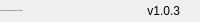
              <widget class="QFrame" name="bottomBar">
               <property name="minimumSize">
                <size>
                 <width>0</width>
                 <height>22</height>
                </size>
               </property>
               <property name="maximumSize">
                <size>
                 <width>16777215</width>
                 <height>22</height>
                </size>
               </property>
               <property name="frameShape">
                <enum>QFrame::NoFrame</enum>
               </property>
               <property name="frameShadow">
                <enum>QFrame::Raised</enum>
               </property>
               <layout class="QHBoxLayout" name="horizontalLayout_5">
                <property name="spacing">
                 <number>0</number>
                </property>
                <property name="leftMargin">
                 <number>0</number>
                </property>
                <property name="topMargin">
                 <number>0</number>
                </property>
                <property name="rightMargin">
                 <number>0</number>
                </property>
                <property name="bottomMargin">
                 <number>0</number>
                </property>
                <item>
                 <widget class="QLabel" name="creditsLabel">
                  <property name="maximumSize">
                   <size>
                    <width>16777215</width>
                    <height>16</height>
                   </size>
                  </property>
                  <property name="font">
                   <font>
                    <family>Segoe UI</family>
                    <pointsize>-1</pointsize>
                    <italic>false</italic>
                    <bold>false</bold>
                   </font>
                  </property>
                  <property name="text">
                   <string>ui By: Wanderson M. Pimenta modified by Jejellyroll</string>
                  </property>
                  <property name="alignment">
                   <set>Qt::AlignLeading|Qt::AlignLeft|Qt::AlignVCenter</set>
                  </property>
                 </widget>
                </item>
                <item>
                 <widget class="QLabel" name="version">
                  <property name="text">
                   <string>v1.0.3</string>
                  </property>
                  <property name="alignment">
                   <set>Qt::AlignRight|Qt::AlignTrailing|Qt::AlignVCenter</set>
                  </property>
                 </widget>
                </item>
                <item>
                 <widget class="QFrame" name="frame_size_grip">
                  <property name="minimumSize">
                   <size>
                    <width>20</width>
                    <height>0</height>
                   </size>
                  </property>
                  <property name="maximumSize">
                   <size>
                    <width>20</width>
                    <height>16777215</height>
                   </size>
                  </property>
                  <property name="frameShape">
                   <enum>QFrame::NoFrame</enum>
                  </property>
                  <property name="frameShadow">
                   <enum>QFrame::Raised</enum>
                  </property>
                 </widget>
                </item>
               </layout>
              </widget>
